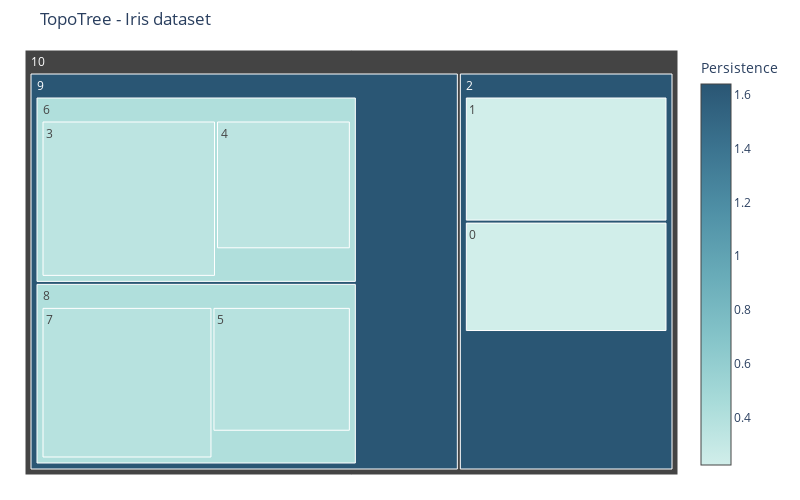

This figure's notebook cell:
### Code cell
fig = plot_hierarchical_treemap(df_comp_iris)
fig.update_layout(title='TopoTree - Iris dataset')
fig.show()

### Figure 1 — Plotly figure (JSON) as saved in the notebook; plotly's stock layout.template omitted (floating-point values rounded to 4 significant figures)
{"data": [{"branchvalues": "total", "hovertemplate": "<b>Component #%{label} </b> <br> Points: %{value}<br> Persistence: %{color:.2f}<br> Parent: #%{parent}", "labels": [0, 1, 2, 3, 4, 5, 6, 7, 8, 9, 10], "marker": {"colorbar": {"title": {"text": "Persistence"}}, "colors": [0.2236, 0.2236, 1.64, 0.3464, 0.3464, 0.3742, 0.4123, 0.3742, 0.4123, 1.64, null], "colorscale": [[0, "rgb(209, 238, 234)"], [0.1667, "rgb(168, 219, 217)"], [0.3333, "rgb(133, 196, 201)"], [0.5, "rgb(104, 171, 184)"], [0.6667, "rgb(79, 144, 166)"], [0.8333, "rgb(59, 115, 143)"], [1, "rgb(42, 86, 116)"]], "showscale": true}, "maxdepth": -1, "name": "", "parents": [2, 2, 10, 6, 6, 8, 9, 8, 9, 10, null], "type": "treemap", "values": [15, 17, 50, 22, 14, 14, 39, 21, 38, 100, 150]}], "layout": {"height": 500, "margin": {"b": 25, "l": 25, "r": 25, "t": 50}, "title": {"text": "TopoTree - Iris dataset"}, "width": 800}}
